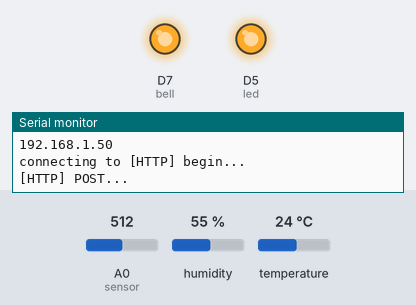
This sketch was run on a simulated ESP8266 (NodeMCU). Parts: output pins drawn as LEDs (lit = HIGH), the last lines printed to the serial monitor. The test bench sets the inputs (shaded band); at power-on: A0 (sensor) = 512, humidity 55 %, temperature 24 °C. WiFi joins after 1.5 s; servers stay silent unless stated; uploads are accepted with an empty reply.

Above: at 6.77 s.
6.8 s: A0 (sensor) set to 423
13.4 s: A0 (sensor) set to 393
At 14.4 s:
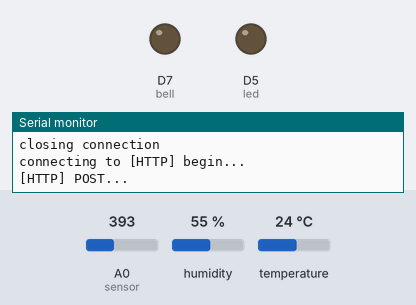
16.7 s: A0 (sensor) set to 511
At 20.2 s:
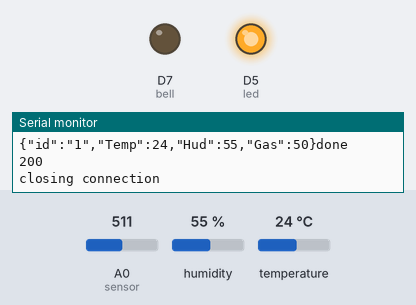
22.0 s: A0 (sensor) set to 306
At 24.1 s:
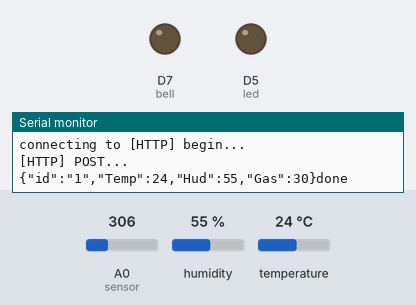
Timing chart, 0 to 25.6 s (numbered marks = the images above; inputs shaded):
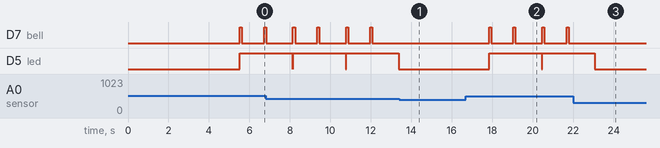

The sketch:

DHT11Wifi.ino
```cpp
#include <Arduino.h>
#include <ESP8266WiFi.h>
#include <ESP8266WiFiMulti.h>
#include <ESP8266HTTPClient.h>
#include <WiFiClient.h>
#include <ArduinoJson.h>
#define DHTTYPE DHT11
#include "DHT.h"
#define DHTPIN D6
DHT dht(DHTPIN, DHTTYPE);

//OUTPUT Devices
int led = D5;
int bell = D7;

// MQ-2 Sensor
int sensor = A0;
int gas_value;


const char *SSID = "HSU_Students";
const char *PASSWORD = "dhhs12cnvch";
const char *URL = "http://10.106.22.150:1234/create";

ESP8266WiFiMulti WiFiMulti;
WiFiClient client;
HTTPClient http;

void setup() {
  pinMode(led,OUTPUT);
  pinMode(bell,OUTPUT);
  pinMode(sensor,INPUT);

  Serial.begin(115200);
  // Serial.setDebugOutput(true);

  Serial.println();
  Serial.println();
  Serial.println();

  for (uint8_t t = 4; t > 0; t--) {
    Serial.printf("[SETUP] WAIT %d...\n", t);
    Serial.flush();
    delay(1000);
  }

  WiFi.mode(WIFI_STA);
  WiFiMulti.addAP(SSID, PASSWORD);
  // wait for WiFi connection
  while (WiFiMulti.run() != WL_CONNECTED) {
    delay(500);
    Serial.print(".");
  }
  Serial.println("");
  Serial.println("WiFi connected");
  Serial.println("IP address: ");
  Serial.println(WiFi.localIP());
}
void postJsonData() {

  Serial.print("connecting to ");
  if ((WiFiMulti.run() == WL_CONNECTED)) {
    Serial.print("[HTTP] begin...\n");
    if (http.begin(client, URL)) {  // HTTP
      Serial.print("[HTTP] POST...\n");
      //gui du lieu len server dang JSON
      const int capacity = JSON_OBJECT_SIZE(5);
      StaticJsonDocument<capacity> doc;
      dht.begin();

      digitalWrite(led, LOW);
      digitalWrite(bell, LOW);

      // Reading temperature or humidity takes about 250 milliseconds!
      // Sensor readings may also be up to 2 seconds 'old' (its a very slow sensor)
      float h = dht.readHumidity();
      // Read temperature as Celsius (the default)
      float t = dht.readTemperature();

      float analogValue =analogRead(sensor);
      int g = map(analogValue, 0, 1024, 0, 100);
      if(g >= 40)
      {
        digitalWrite(led, HIGH);
        digitalWrite(bell, HIGH);
        delay(100);
        digitalWrite(bell, LOW);
        delay(100);
      }

      delay(1000);

      if(g >= 40)
      {
        digitalWrite(bell, HIGH);
        delay(100);
        digitalWrite(bell, LOW);
        delay(100);
      }


      doc["id"] = "1";
      doc["Temp"] = t;
      doc["Hud"] = h;
      doc["Gas"] = g;


      char output[2048];
      serializeJson(doc, Serial);
      serializeJson(doc, output);


      http.addHeader("Content-Type", "application/json");
      int httpCode = http.POST(output);
      Serial.println("done");
      Serial.println(httpCode); //Print HTTP return code
      // file found at server
//       if (httpCode == HTTP_CODE_OK || httpCode == HTTP_CODE_MOVED_PERMANENTLY) {
//           String payload = http.getString();
//           Serial.println(payload);
// //          char input[50];
// //          payload.toCharArray(input, 50);
// //          //parseJson
// //          Serial.println("Begin parse json data ...");
// //          DynamicJsonDocument docResponse(2048);
// //          DeserializationError err = deserializeJson(docResponse, payload);
// //          if (err) {
// //            Serial.print(F("deserializeJson() failed with code "));
// //            Serial.println(err.c_str());
// //          }
//           //auto name = docResponse["name"].as<char*>();
//           Serial.println("done");

//       } else {
//         Serial.printf("[HTTP] POST... failed, error: %s\n", http.errorToString(httpCode).c_str());
//       }

      http.end(); //Close connection Serial.println();
      Serial.println("closing connection");
    }
  }
}
void loop() {
  postJsonData();
  delay(1000);
}
```

Measured:
- the behaviour switches between 405 and 404 on A0 (sensor) (found by bisection; images 0 and 1)
- after the input at 13.4 s, D7 (bell): stops changing and stays LOW; D5 (led): stays LOW (without the input it goes to HIGH after 0.00 s)
- after the input at 16.7 s, D7 (bell): LOW → HIGH after 1.2 s, → LOW 0.10 s later, → HIGH 1.1 s later, → LOW 0.10 s later, … (8 changes in this stretch); D5 (led): LOW → HIGH after 1.2 s, → LOW 2.6 s later, → HIGH 0.02 s later
- after the input at 22.0 s, D7 (bell): stops changing and stays LOW; D5 (led): goes on until 23.1 s, then stays LOW
- by itself, D5 (led): alternates HIGH for 2.6 s and LOW for 0.02 s
